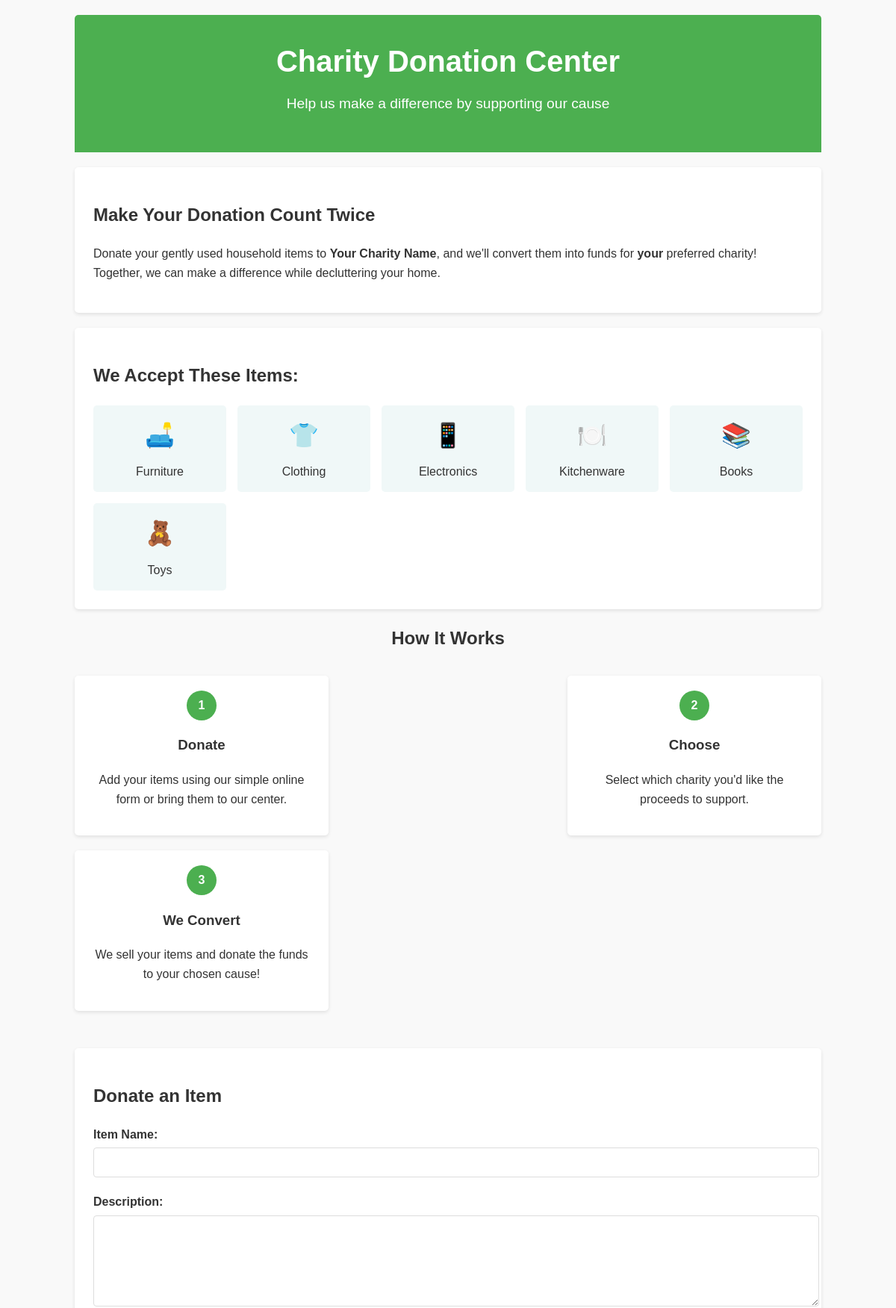
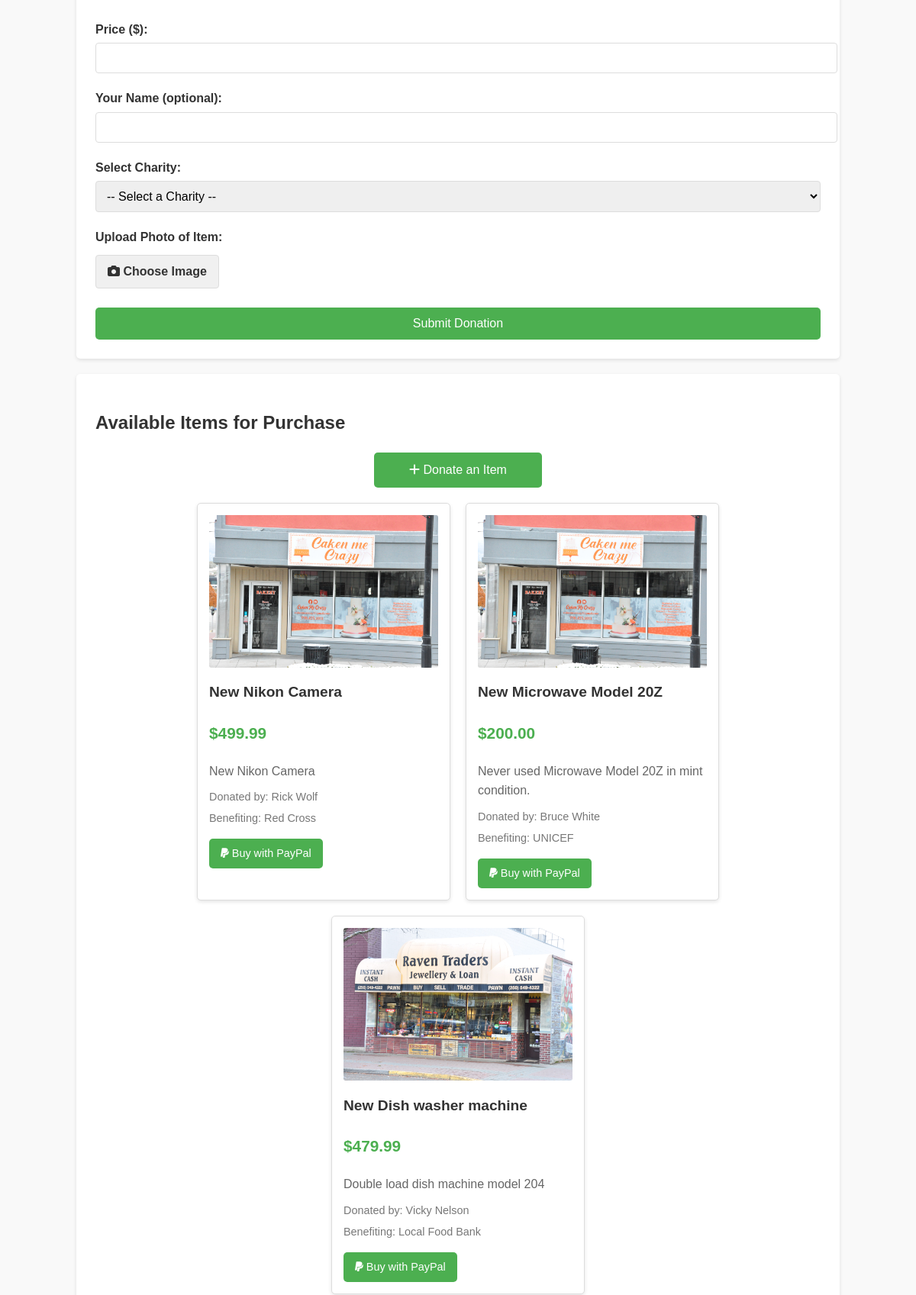
The page / (upper part) on the database its author committed (2 pictures, top to bottom).
### tables this page shows
CREATE TABLE items (
    id INTEGER PRIMARY KEY AUTOINCREMENT,
    name TEXT NOT NULL,
    description TEXT,
    price REAL NOT NULL,
    donor TEXT,
    charity TEXT,
    image TEXT,
    sold INTEGER DEFAULT 0
);

### app.py (the view)
@app.route("/")
def index():
    conn = get_db_connection()
    items = conn.execute('SELECT * FROM items WHERE sold = 0').fetchall()
    conn.close()
    return render_template('index.html', items=items)

### app.py (called while the page is built)
def get_db_connection():
    conn = sqlite3.connect('database.db')
    conn.row_factory = sqlite3.Row
    return conn

### templates/index.html (shortened to what this page needs)
<!DOCTYPE html>
<html lang="en">
<head>
    <link rel="stylesheet" href="https://cdnjs.cloudflare.com/ajax/libs/font-awesome/6.4.0/css/all.min.css">
</head>
<body>
    <div class="container">
        <header>
            <h1>Charity Donation Center</h1>
            <p class="tagline">Help us make a difference by supporting our cause</p>
        </header>
        <section class="intro">
            <h2>Make Your Donation Count Twice</h2>
            <p>Donate your gently used household items to <strong>Your Charity Name</strong>, and we'll convert them into funds for <strong>your</strong> preferred charity! Together, we can make a difference while decluttering your home.</p>
        </section>
        <section class="items-section">
            <h2>We Accept These Items:</h2>
            <div class="items-grid">
                <div class="item">
                    <div class="item-icon">🛋️</div>
                    <div>Furniture</div>
                </div>
                <div class="item">
                    <div class="item-icon">👕</div>
                    <div>Clothing</div>
                </div>
                <div class="item">
                    <div class="item-icon">📱</div>
                    <div>Electronics</div>
                </div>
                <div class="item">
                    <div class="item-icon">🍽️</div>
                    <div>Kitchenware</div>
                </div>
                <div class="item">
                    <div class="item-icon">📚</div>
                    <div>Books</div>
                </div>
                <div class="item">
                    <div class="item-icon">🧸</div>
                    <div>Toys</div>
                </div>
            </div>
        </section>
        <section>
            <h2 style="text-align: center;">How It Works</h2>
            <div class="how-it-works">
                <div class="step">
                    <div class="step-number">1</div>
                    <h3>Donate</h3>
                    <p>Add your items using our simple online form or bring them to our center.</p>
                </div>
                <div class="step">
                    <div class="step-number">2</div>
                    <h3>Choose</h3>
                    <p>Select which charity you'd like the proceeds to support.</p>
                </div>
                <div class="step">
                    <div class="step-number">3</div>
                    <h3>We Convert</h3>
                    <p>We sell your items and donate the funds to your chosen cause!</p>
                </div>
            </div>
        </section>
        <section class="donation-form" id="donation-form">
            <h2>Donate an Item</h2>
            <form action="{{ url_for('donate') }}" method="POST" enctype="multipart/form-data">
                <div class="form-group">
                    <label for="name">Item Name:</label>
                    <input type="text" id="name" name="name" required>
                </div>
                <div class="form-group">
                    <label for="description">Description:</label>
                    <textarea id="description" name="description" required></textarea>
                </div>
                <div class="form-group">
                    <label for="price">Price ($):</label>
                    <input type="number" id="price" name="price" min="0" step="0.01" required>
                </div>
                <div class="form-group">
                    <label for="donor">Your Name (optional):</label>
                    <input type="text" id="donor" name="donor">
                </div>
                <div class="form-group">
                    <label for="charity">Select Charity:</label>
                    <select id="charity" name="charity" required>
                        <option value="">-- Select a Charity --</option>
                    </select>
                </div>
                <div class="form-group">
                    <label for="image">Upload Photo of Item:</label>
                    <label for="image" class="upload-btn">
                        <i class="fas fa-camera"></i> Choose Image
                    </label>
                </div>
                <button type="submit" class="submit-btn">Submit Donation</button>
            </form>
        </section>
        <section class="donated-items-section">
            <h2>Available Items for Purchase</h2>
            <a href="#donation-form" class="add-item-btn">
                <i class="fas fa-plus"></i> Donate an Item
            </a>
            <div class="items-container">
                {% if items %}
                    {% for item in items %}
                    <div class="item-card">
                        {% if item.image %}
                        <img src="{{ url_for('uploaded_file', filename=item.image) }}" alt="{{ item.name }}" class="item-image">
                        {% else %}
                        <div style="height: 200px; background-color: #f0f0f0; display: flex; align-items: center; justify-content: center;">
                            <i class="fas fa-image" style="font-size: 3em; color: #ccc;"></i>
                        </div>
                        {% endif %}
                        <h3 class="item-name">{{ item.name }}</h3>
                        <p class="item-price">${{ "%.2f"|format(item.price) }}</p>
                        <p class="item-description">{{ item.description }}</p>
                        {% if item.donor %}
                        <p class="donor-info">Donated by: {{ item.donor }}</p>
                        {% endif %}
                        {% if item.charity %}
                        <p class="donor-info">Benefiting: {{ item.charity }}</p>
                        {% endif %}
                        <a href="{{ url_for('buy', item_id=item.id) }}" class="action-btn">
                            <i class="fab fa-paypal"></i> Buy with PayPal
                        </a>
                    </div>
                    {% endfor %}
                {% else %}
                    <div style="text-align: center; width: 100%; padding: 40px;">
                        <i class="fas fa-box-open" style="font-size: 3em; color: #ccc;"></i>
                        <p style="color: #666;">No donated items yet. Be the first to contribute!</p>
                    </div>
                {% endif %}
            </div>
        </section>
    </div>
</body>
</html>

### templates/index.html (style rules this page uses)
body { font-family: 'Arial', sans-serif; line-height: 1.6; margin: 0; padding: 0; color: #333; background-color: #f9f9f9; }
.container { max-width: 1000px; margin: 0 auto; padding: 20px; }
header { background-color: #4CAF50; color: white; text-align: center; padding: 30px 0; border-radius: 5px 5px 0 0; margin-bottom: 20px; }
h1 { margin: 0; font-size: 2.5em; }
.tagline { font-size: 1.2em; margin-top: 10px; }
.donation-form { background-color: white; padding: 25px; margin: 20px 0; border-radius: 5px; box-shadow: 0 2px 5px rgba(0,0,0,0.1); }
.form-group { margin-bottom: 20px; }
label { display: block; margin-bottom: 5px; font-weight: bold; }
input[type="text"], input[type="number"], textarea, select { width: 100%; padding: 10px; border: 1px solid #ddd; border-radius: 4px; font-size: 16px; }
textarea { height: 100px; resize: vertical; }
.upload-btn { display: inline-block; background-color: #f0f0f0; color: #333; padding: 8px 15px; border: 1px solid #ddd; border-radius: 4px; cursor: pointer; margin-top: 5px; }
.intro { background-color: white; padding: 25px; margin: 20px 0; border-radius: 5px; box-shadow: 0 2px 5px rgba(0,0,0,0.1); }
.how-it-works { display: flex; flex-wrap: wrap; justify-content: space-between; margin: 30px 0; }
.step { flex-basis: 30%; background-color: white; padding: 20px; margin-bottom: 20px; border-radius: 5px; box-shadow: 0 2px 5px rgba(0,0,0,0.1); text-align: center; }
.step-number { background-color: #4CAF50; color: white; width: 40px; height: 40px; border-radius: 50%; display: flex; align-items: center; justify-content: center; margin: 0 auto 15px; font-weight: bold; }
.items-section { background-color: white; padding: 25px; margin: 20px 0; border-radius: 5px; box-shadow: 0 2px 5px rgba(0,0,0,0.1); }
.items-grid { display: grid; grid-template-columns: repeat(auto-fill, minmax(150px, 1fr)); gap: 15px; margin-top: 20px; }
.item { text-align: center; padding: 15px; background-color: #f0f8f8; border-radius: 5px; }
.item-icon { font-size: 2em; margin-bottom: 10px; }
.donated-items-section { background-color: white; padding: 25px; margin: 20px 0; border-radius: 5px; box-shadow: 0 2px 5px rgba(0,0,0,0.1); }
.items-container { display: flex; flex-wrap: wrap; gap: 20px; justify-content: center; }
.item-card { background: white; border: 1px solid #ddd; border-radius: 5px; padding: 15px; width: 300px; box-shadow: 0 2px 5px rgba(0,0,0,0.1); transition: transform 0.3s ease, box-shadow 0.3s ease; }
.item-image { width: 100%; height: 200px; object-fit: cover; border-radius: 3px; }
.item-name { font-size: 1.2em; margin: 10px 0; color: #333; }
.item-price { font-weight: bold; color: #4CAF50; font-size: 1.3em; }
.item-description { color: #666; margin: 10px 0; }
.donor-info { color: #777; font-size: 0.9em; margin: 5px 0; }
.action-btn { display: inline-block; background-color: #4CAF50; color: white; text-align: center; padding: 8px 15px; margin-top: 10px; text-decoration: none; border-radius: 5px; font-size: 0.9em; }
.add-item-btn { display: block; background-color: #4CAF50; color: white; text-align: center; padding: 10px; margin: 20px auto; width: 200px; text-decoration: none; border-radius: 5px; }
.submit-btn { background-color: #4CAF50; color: white; border: none; padding: 12px 20px; font-size: 16px; border-radius: 5px; cursor: pointer; display: block; width: 100%; margin-top: 20px; }

### rows shown on the page
items: image (picture), name "New Nikon Camera", price "499.99", description "New Nikon Camera", donor "Rick Wolf", charity "Red Cross"
items: image (picture), name "New Microwave Model 20Z", price "200.00", description "Never used Microwave Model 20Z in mint condition.", donor "Bruce White", charity "UNICEF"
items: image (picture), name "New Dish washer machine", price "479.99", description "Double load dish machine model 204", donor "Vicky Nelson", charity "Local Food Bank"
